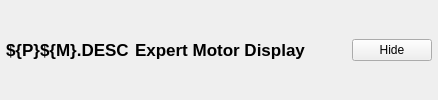
      <widget class="QFrame" name="header_frame">
       <property name="styleSheet">
        <string notr="true"/>
       </property>
       <property name="frameShape">
        <enum>QFrame::NoFrame</enum>
       </property>
       <property name="frameShadow">
        <enum>QFrame::Raised</enum>
       </property>
       <layout class="QHBoxLayout" name="horizontalLayout_2">
        <property name="leftMargin">
         <number>6</number>
        </property>
        <property name="topMargin">
         <number>6</number>
        </property>
        <property name="rightMargin">
         <number>6</number>
        </property>
        <property name="bottomMargin">
         <number>6</number>
        </property>
        <item>
         <widget class="PyDMLabel" name="PyDMLabel_2">
          <property name="sizePolicy">
           <sizepolicy hsizetype="Maximum" vsizetype="Preferred">
            <horstretch>0</horstretch>
            <verstretch>0</verstretch>
           </sizepolicy>
          </property>
          <property name="font">
           <font>
            <pointsize>13</pointsize>
            <weight>75</weight>
            <bold>true</bold>
           </font>
          </property>
          <property name="toolTip">
           <string/>
          </property>
          <property name="text">
           <string>${P}${M}.DESC</string>
          </property>
          <property name="channel" stdset="0">
           <string>${P}${M}.DESC</string>
          </property>
         </widget>
        </item>
        <item>
         <widget class="QLabel" name="label_3">
          <property name="font">
           <font>
            <pointsize>13</pointsize>
            <weight>75</weight>
            <bold>true</bold>
           </font>
          </property>
          <property name="text">
           <string>Expert Motor Display</string>
          </property>
         </widget>
        </item>
        <item>
         <spacer name="horizontalSpacer_5">
          <property name="orientation">
           <enum>Qt::Horizontal</enum>
          </property>
          <property name="sizeHint" stdset="0">
           <size>
            <width>40</width>
            <height>20</height>
           </size>
          </property>
         </spacer>
        </item>
        <item>
         <widget class="QPushButton" name="hide_show_btn">
          <property name="text">
           <string>Hide</string>
          </property>
         </widget>
        </item>
       </layout>
      </widget>
